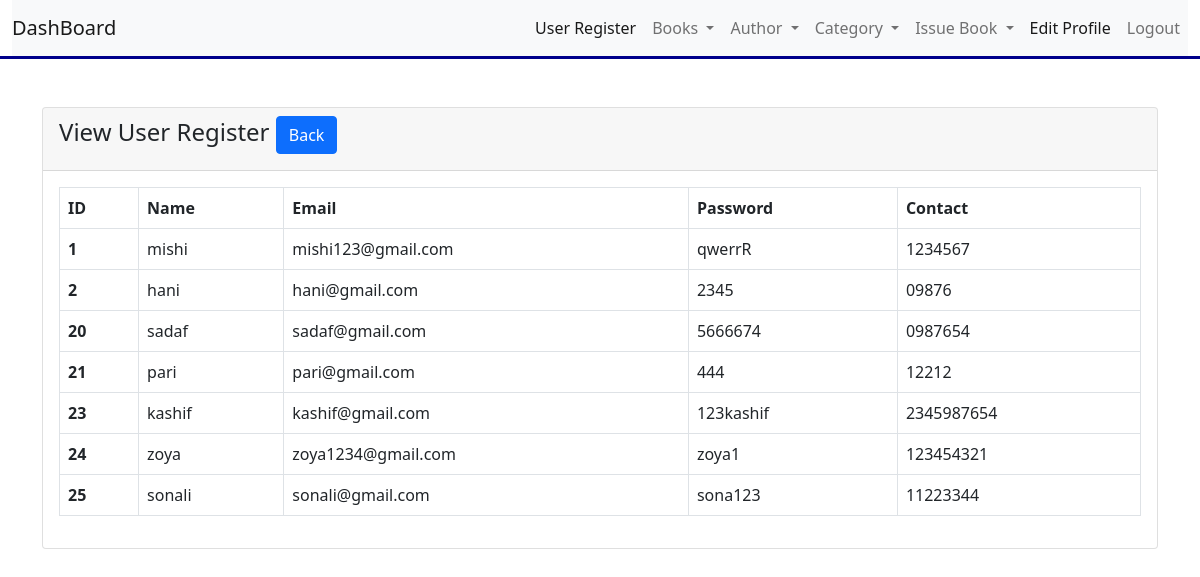
Page /userreg.php on the committed database.
### tables this page shows
CREATE TABLE `regdb` (
  `id` int(50) NOT NULL,
  `name` varchar(50) NOT NULL,
  `email` varchar(50) NOT NULL,
  `pass` varchar(50) NOT NULL,
  `number` varchar(50) NOT NULL
);

### userreg.php (the view, shortened to what this page needs)
<!doctype html>
<html lang="en">
  <head>
    <link href="https://cdn.jsdelivr.net/npm/bootstrap@5.0.2/dist/css/bootstrap.min.css" rel="stylesheet">
  </head>
  <body>
  <?php include 'dashnav.php';?>
  <div class="container">
          <div class="row">
              <div class="col-md-12 mt-5">
                  <div class="card">
                      <div class="card-header">
                          <h4>View User Register
                              <a href="dash.php" class="btn btn-primary float-right">Back</a>
                          </h4>
                      </div>
                      <div class="card-body">
                          <?php
                          include 'connection.php';
                          $register = "SELECT * FROM regdb";
                          $register_run = mysqli_query($conn, $register);
                          if(mysqli_num_rows($register_run) >0)
                          {
                              ?>
                      <table class="table table-bordered">
                       <thead>
                       <tr>
                       <th scope="col">ID</th>
                       <th scope="col">Name</th>
                      <th scope="col">Email</th>
                      <th scope="col">Password</th>
                      <th scope="col">Contact</th>
                      </tr>
                      </thead>
                      <tbody>
                          <?php
                         while($reg_row = mysqli_fetch_array($register_run))
                         {
                             ?>
                      <tr>
                      <th> <?php echo $reg_row['id']; ?></th>
                      <td> <?php echo $reg_row['name']; ?></td>
                      <td> <?php echo $reg_row['email']; ?></td>
                      <td> <?php echo $reg_row['pass']; ?></td>
                      <td> <?php echo $reg_row['number']; ?></td>
                       </tr>
                          <?php } ?>
                       </tbody>
                       </table>
                      <?php
                          }
                          else
                          {
                              echo "No Record Found";
                          }
                          ?>
                      </div>
                  </div>
              </div>
          </div>
      </div>
  </body>
</html>

### dashnav.php (shortened to what this page needs)
<div class="container-fluid" style="border-bottom: 3px solid #00008B;">
    <nav class="navbar navbar-expand-lg navbar-light bg-light">
    <a class="navbar-brand" href="dash.php">DashBoard</a>
    <div class="collapse navbar-collapse" id="navbarSupportedContent">
      <ul class="navbar-nav ms-auto mb-2 mb-lg-0">
        <li class="nav-item">
          <a class="nav-link active" aria-current="page" href="userreg.php">User Register</a>
        </li>
        <li class="nav-item dropdown">
          <a class="nav-link dropdown-toggle" href="#" id="navbarDropdown" role="button" data-bs-toggle="dropdown" aria-expanded="false">
            Books
          </a>
        </li>
        <li class="nav-item dropdown">
          <a class="nav-link dropdown-toggle" href="#" id="navbarDropdown" role="button" data-bs-toggle="dropdown" aria-expanded="false">
            Author
          </a>
        </li>
        <li class="nav-item dropdown">
          <a class="nav-link dropdown-toggle" href="#" id="navbarDropdown" role="button" data-bs-toggle="dropdown" aria-expanded="false">
            Category
          </a>
        </li>
        <li class="nav-item dropdown">
          <a class="nav-link dropdown-toggle" href="#" id="navbarDropdown" role="button" data-bs-toggle="dropdown" aria-expanded="false">
            Issue Book
          </a>
        </li>
        <li class="nav-item">
          <a class="nav-link active" aria-current="page" href="adminedit.php">Edit Profile</a>
        </li>
        <li class="nav-item">
          <a class="nav-link" href="adminlogout.php">Logout</a>
        </li>
      </ul>
    </div>
</nav>
    </div>

### rows in the picture
regdb: id "1", name "mishi", email "mishi123@gmail.com", pass "qwerrR", number "1234567"
regdb: id "2", name "hani", email "hani@gmail.com", pass "2345", number "09876"
regdb: id "20", name "sadaf", email "sadaf@gmail.com", pass "5666674", number "0987654"
regdb: id "21", name "pari", email "pari@gmail.com", pass "444", number "12212"
regdb: id "23", name "kashif", email "kashif@gmail.com", pass "123kashif", number "2345987654"
regdb: id "24", name "zoya", email "zoya1234@gmail.com", pass "zoya1", number "123454321"
regdb: id "25", name "sonali", email "sonali@gmail.com", pass "sona123", number "11223344"
